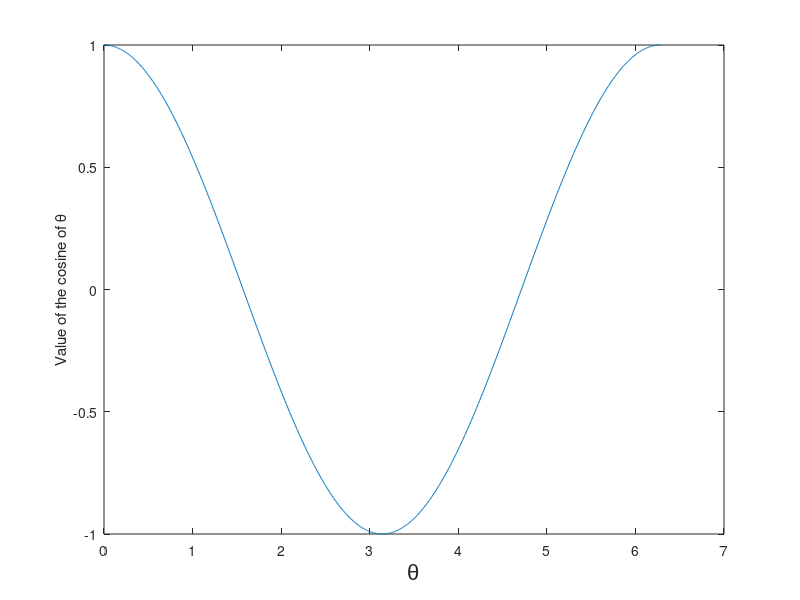

Here is the MATLAB script that generated this plot:
close all,clear all

theta = 0:2*pi/1000:2*pi;
a = cos(theta);

% Plot of cosine of an angle 'theta'
plot(theta,a)
xlabel('\theta','FontName','Arial','FontSize',16)
ylabel('Value of the cosine of \theta')
